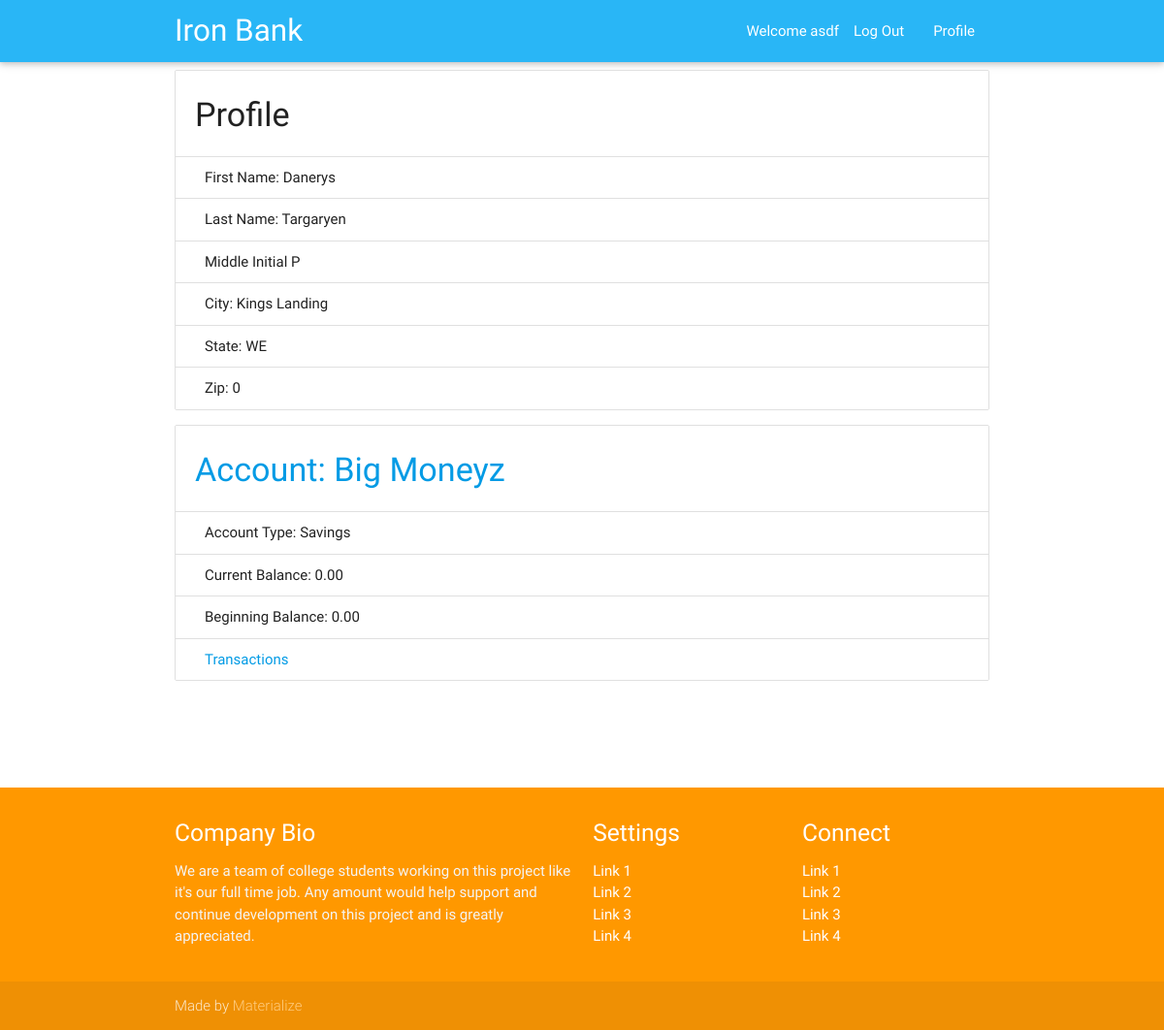
Page /account/profile/ (signed in) on the committed database.
### bankapp/models.py (models this page shows, shortened)
class Customer(models.Model):
    first_name = models.CharField(max_length=50)
    last_name = models.CharField(max_length=50)
    middle_initial = models.CharField(max_length=1)
    street = models.CharField(max_length=100)
    city = models.CharField(max_length=50)
    state = models.CharField(max_length=2)
    zip_code = models.IntegerField()
    email = models.EmailField()
    user = models.ForeignKey(User)

class Account(models.Model):
    account_type = models.CharField(max_length=30, choices=ACCOUNT_CHOICES)
    description = models.CharField(max_length=200)
    current_balance = models.DecimalField(max_digits=10, decimal_places=2)
    beginning_balance = models.DecimalField(max_digits=10, decimal_places=2, default=0)

### bankapp/views.py (the view)
# urls.py: url(r'^account/profile/', ProfileView.as_view(), name='user_profile'),
class ProfileView(RestrictedAccessMixin, View):
    def get(self, request):
        customer_profile = Customer.objects.get(user=self.request.user)
        customer_account = Account.objects.filter(acctxref__customer=customer_profile)
        return render(request, 'bankapp/customer_list.html', {'profile': customer_profile,
                                                              'account': customer_account
                                                              }
                      )

### templates/bankapp/customer_list.html
{% extends 'base.html' %}
{% block content %}
<div class="container"><span>
    <div>
    <ul class="collection with-header">
        <li class="collection-header"><h4>Profile</h4></li>
        <li class="collection-item">First Name: {{ profile.first_name }}</li>
        <li class="collection-item">Last Name: {{ profile.last_name }}</li>
        <li class="collection-item">Middle Initial {{ profile.middle_initial }}</li>
        <li class="collection-item">City: {{ profile.city }}</li>
        <li class="collection-item">State: {{ profile.state }}</li>
        <li class="collection-item">Zip: {{ profile.zip_code }}</li>
      </ul>
    </div>
    <div>
    <ul class="collection with-header">
        {% for foo in account %}
        <li class="collection-header"><h4><a href="{% url 'manage' foo.pk %}">Account: {{ foo.description }}</a></h4></li>
            <li class="collection-item">Account Type: {{ foo.get_account_type_display }}</li>
            <li class="collection-item">Current Balance: {{ foo.current_balance }}</li>
            <li class="collection-item">Beginning Balance: {{ foo.beginning_balance }}</li>
            <li class="collection-item"><a href="{% url 'transaction' foo.pk %}">Transactions</a></li>
        {% endfor %}
    </ul>
        </div>
</span>
</div>
{% endblock %}

### templates/base.html (shortened to what this page needs)
{% load staticfiles %}
<!DOCTYPE html>
<html lang="en">
<head>
  <link href="{% static 'css/materialize.css' %}" type="text/css" rel="stylesheet" media="screen,projection"/>
  <link href="{% static 'css/style.css' %}" type="text/css" rel="stylesheet" media="screen,projection"/>
  <link href="{% static 'css/main.css' %}" rel="stylesheet">
</head>
<body>
  <nav class="light-blue lighten-1" role="navigation">
    <div class="nav-wrapper container"><a id="logo-container" href="{% url 'index' %}" class="brand-logo">Iron Bank</a>
      <ul class="right hide-on-med-and-down">
          {% if user.is_authenticated %}
              <li>Welcome {{ user }} {{ user.customer.last_name }}</li>
              <li><a href="{% url 'logout' %}">Log Out</a></li>
              <li><a href="{% url 'user_profile' %}">Profile</a></li>
          {% else %}
          <li><a href="{% url 'login' %}">Log In</a></li>
          <li><a href="#">Sign Up</a></li>
          {% endif %}
      </ul>
    </div>
  </nav>
  {% block content %}{% endblock content %}
    <br><br>
    <div class="section">
    </div>
  <footer class="page-footer orange">
    <div class="container">
      <div class="row">
        <div class="col l6 s12">
          <h5 class="white-text">Company Bio</h5>
          <p class="grey-text text-lighten-4">We are a team of college students working on this project like it's our full time job. Any amount would help support and continue development on this project and is greatly appreciated.</p>
        </div>
        <div class="col l3 s12">
          <h5 class="white-text">Settings</h5>
          <ul>
            <li><a class="white-text" href="#!">Link 1</a></li>
            <li><a class="white-text" href="#!">Link 2</a></li>
            <li><a class="white-text" href="#!">Link 3</a></li>
            <li><a class="white-text" href="#!">Link 4</a></li>
          </ul>
        </div>
        <div class="col l3 s12">
          <h5 class="white-text">Connect</h5>
          <ul>
            <li><a class="white-text" href="#!">Link 1</a></li>
            <li><a class="white-text" href="#!">Link 2</a></li>
            <li><a class="white-text" href="#!">Link 3</a></li>
            <li><a class="white-text" href="#!">Link 4</a></li>
          </ul>
        </div>
      </div>
    </div>
    <div class="footer-copyright">
      <div class="container">
      Made by <a class="orange-text text-lighten-3" href="http://materializecss.com">Materialize</a>
      </div>
    </div>
  </footer>
  </body>
</html>

### rows in the picture
Customer: first_name "Danerys", last_name "Targaryen", middle_initial "P", city "Kings Landing", state "WE", zip_code "0"
Account: description "Big Moneyz", account_type "Savings", current_balance "0.00", beginning_balance "0.00"

### other values in the picture
{{ user }} "asdf"
